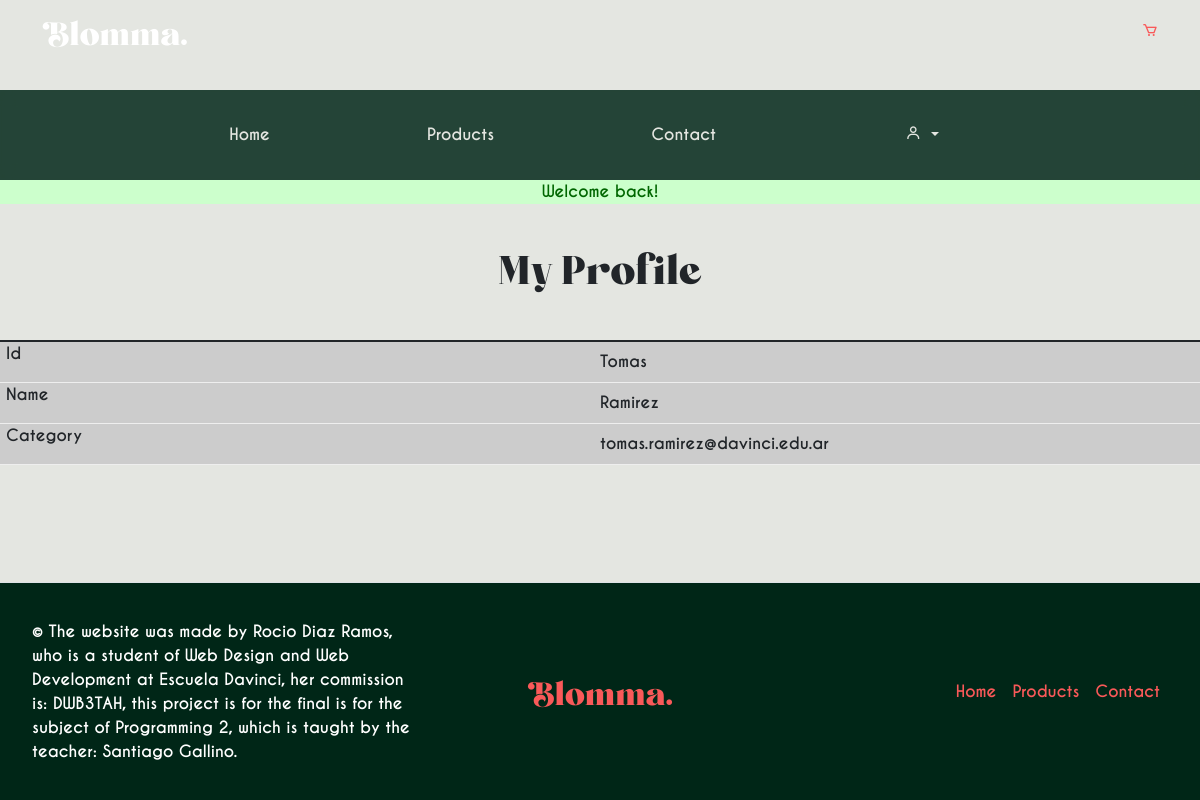
/sitio/index.php?s=profile (signed in), run on the app's committed database.
### tables this page shows
CREATE TABLE `users` (
  `user_id` int(10) UNSIGNED NOT NULL,
  `rol_fk` tinyint(3) UNSIGNED NOT NULL,
  `email` varchar(120) NOT NULL,
  `password` varchar(255) NOT NULL,
  `name` varchar(50) DEFAULT NULL,
  `surname` varchar(50) DEFAULT NULL,
  `avatar` varchar(255) DEFAULT NULL
);

### sitio/classes/Auth/Auth.php (called while the page is built, shortened)
<?php
class Auth
{
	private ?User $user = null;
	public function authenticated(): bool
	{
		return isset($_SESSION['user_id']);
	}
	public function getUserId(): ?int
	{
		return $this->authenticated() ? $_SESSION['user_id'] : null;
	}
	public function getUser(): ?User
	{
		$id = $this->getUserId();
		if(!$this->user) {
			$this->user = (new User)->bringById($id);
		}
		return $this->user;
	}
}

### sitio/classes/Models/User.php (called while the page is built, shortened)
<?php
class User extends Model
{
	private string $email;
	private ?string $name;
	private ?string $surname;
	public function bringById(int $id): self|null
	{
		$db = (new DB)->getConexion();
		$query = "SELECT * FROM users WHERE user_id = ?";
		$stmt = $db->prepare($query);
		$stmt->execute([$id]);
		$stmt->setFetchMode(PDO::FETCH_CLASS, self::class);
		$user = $stmt->fetch();
		return $user;
	}
	public function getEmail(): string
	{
		return $this->email;
	}
	public function getName(): string
	{
		return $this->name;
	}
	public function getSurname(): string
	{
		return $this->surname;
	}
}

### sitio/pages/profile.php (the view, shortened to what this page needs)
<?php
$auth = new Auth;
?>
<section>
<h1>My Profile</h1>
<table class="table">
        <tbody>
            <tr>
                <td><?= $auth->getUser()->getName();?></td>
                <td><?= $auth->getUser()->getSurname();?></td>
                <td><?= $auth->getUser()->getEmail();?></td>
            </tr>
        </tbody>
</table>

### sitio/css/estilos.css (style rules this page uses)
:root { --bg-main: #e4e6e1; --bg-nav: #002617d7; --light: #ffff; --bg-footer: #333; --secondary: #008470; --surface-color: #fff; --accent: #b84d1c; --msg-error-text: #900; --msg-info-bg: #00a; --curve: 40; --msg-info-text: #aaf; --second-accent: #f95959; --msg-success-bg: #060; --msg-success-text: #cfc; }
* { margin: 0; padding: 0; font-family: "Caviar Dreams"; font-weight: bold; font-style: normal; -webkit-box-sizing: border-box; -moz-box-sizing: border-box; box-sizing: border-box; }
body { overflow-x: hidden; min-height: 100vh; grid-template-columns: 100%; display: grid; height: fit-content; grid-template-rows: 90px 90px 1fr 250px; background: var(--bg-main); }
h1, h2, h3, span { font-family: "Boiling Demo"; font-weight: normal; font-style: normal; }
h1 { text-align: center; padding: 40px; font-weight: 700; }
@media only screen and (max-width: 760px),
  (min-device-width: 768px) and (max-device-width: 1024px) { table, thead, tbody, th, td, tr { display: block; } }
@media only screen and (max-width: 760px),
  (min-device-width: 768px) and (max-device-width: 1024px) { tr { margin: 0 0 1rem 0; } }
@media only screen and (max-width: 760px),
  (min-device-width: 768px) and (max-device-width: 1024px) { tr:nth-child(odd) { background: #ccc; } }
@media only screen and (max-width: 760px),
  (min-device-width: 768px) and (max-device-width: 1024px) { td { border: none; border-bottom: 1px solid #eee; position: relative; padding-left: 50% !important; } }
@media only screen and (max-width: 760px),
  (min-device-width: 768px) and (max-device-width: 1024px) { td:before { position: absolute; top: 0; left: 6px; width: 45%; padding-right: 10px; white-space: nowrap; } }
@media only screen and (max-width: 760px),
  (min-device-width: 768px) and (max-device-width: 1024px) { td:nth-of-type(1):before { content: "Id"; } }
@media only screen and (max-width: 760px),
  (min-device-width: 768px) and (max-device-width: 1024px) { td:nth-of-type(2):before { content: "Name"; } }
@media only screen and (max-width: 760px),
  (min-device-width: 768px) and (max-device-width: 1024px) { td:nth-of-type(3):before { content: "Category"; } }

### data on the page
users: name "Tomas", surname "Ramirez", email "tomas.ramirez@davinci.edu.ar"

### other printed values
$msgFeedback "Welcome back!"
